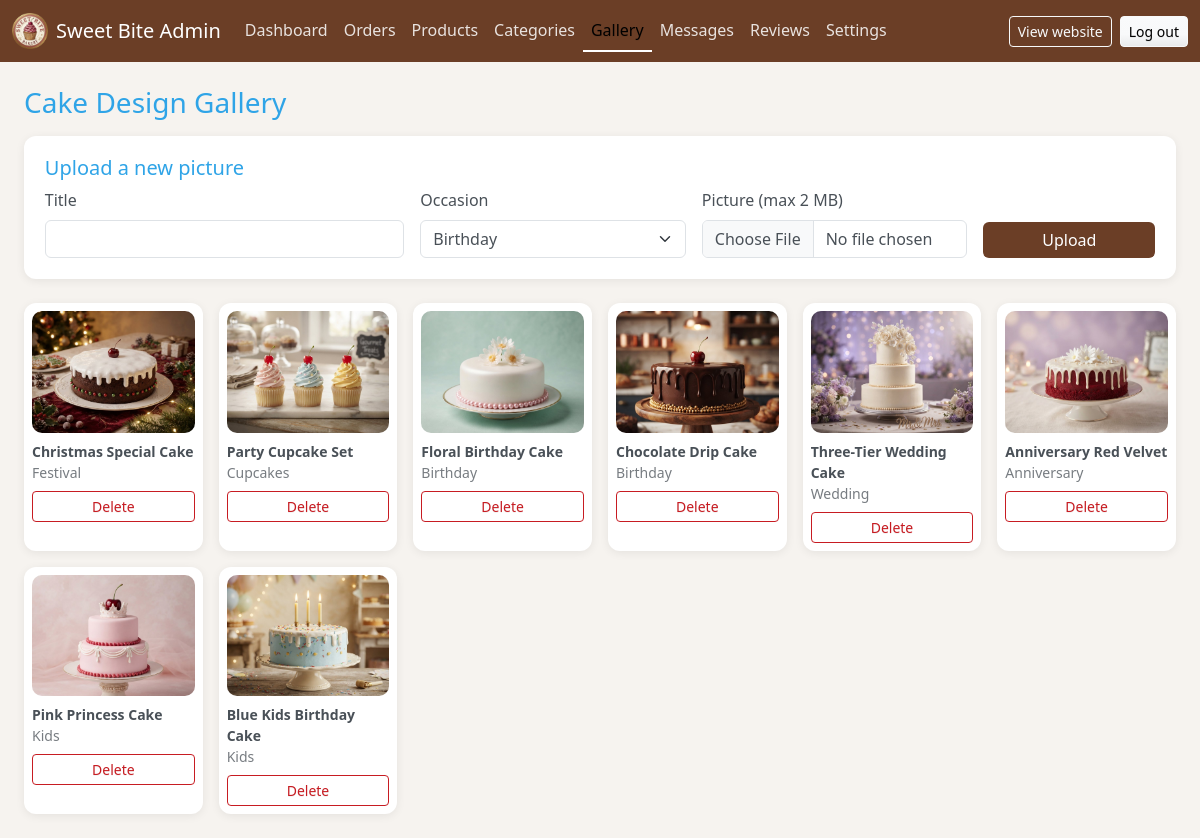
Screenshot of /admin/gallery.php (signed in) with the database file from the repository.
### tables this page shows
CREATE TABLE gallery (
    gallery_id INT AUTO_INCREMENT PRIMARY KEY,
    title      VARCHAR(120) NOT NULL,
    image      VARCHAR(255) NOT NULL,
    occasion   VARCHAR(40) NOT NULL,
    created_at DATETIME NOT NULL DEFAULT CURRENT_TIMESTAMP
);

### includes/functions.php (called while the page is built, shortened)
<?php
require_once __DIR__ . '/db.php';
function e($value): string
{
    return htmlspecialchars((string) $value, ENT_QUOTES, 'UTF-8');
}
function url(string $path = ''): string
{
    return BASE_URL . '/' . ltrim($path, '/');
}
function asset(string $path): string
{
    return url('assets/' . ltrim($path, '/'));
}
function image_url(string $folder, ?string $file): string
{
    if ($file && is_file(ROOT_PATH . '/assets/images/' . $folder . '/' . $file)) {
        return asset('images/' . $folder . '/' . $file);
    }
    return asset('images/logo.png');
}
    ?>

### includes/db.php (called while the page is built, shortened)
<?php
function db(): PDO
{
    static $pdo = null;
    if ($pdo === null) {
        try {
            $pdo = new PDO(DB_DSN, DB_USER, DB_PASS, [
                PDO::ATTR_ERRMODE            => PDO::ERRMODE_EXCEPTION,
                PDO::ATTR_DEFAULT_FETCH_MODE => PDO::FETCH_ASSOC,
                PDO::ATTR_EMULATE_PREPARES   => false,
            ]);
        } catch (PDOException $e) {
            http_response_code(500);
            exit('Could not connect to the database. Please start MySQL in XAMPP and import database/sweetbite_db.sql.');
        }
    }
    return $pdo;
}

### admin/gallery.php (the view, shortened to what this page needs)
<?php
$pictures = db()->query('SELECT * FROM gallery ORDER BY gallery_id DESC')->fetchAll();
include __DIR__ . '/includes/header.php';
?>
<form method="post" enctype="multipart/form-data" class="admin-card mb-4">
    <h2 class="h5">Upload a new picture</h2>
    <div class="row g-3 align-items-end">
        <div class="col-md-4">
            <label class="form-label" for="title">Title</label>
            <input type="text" id="title" name="title" class="form-control" required>
        </div>
        <div class="col-md-3">
            <label class="form-label" for="occasion">Occasion</label>
            <select id="occasion" name="occasion" class="form-select">
                <?php foreach (OCCASIONS as $o): ?><option><?= e($o) ?></option><?php endforeach; ?>
            </select>
        </div>
        <div class="col-md-3">
            <label class="form-label" for="image">Picture (max 2 MB)</label>
            <input type="file" id="image" name="image" class="form-control" accept="image/jpeg,image/png,image/webp" required>
        </div>
        <div class="col-md-2"><button class="btn btn-brand w-100">Upload</button></div>
    </div>
</form>
<div class="row row-cols-2 row-cols-md-4 row-cols-xl-6 g-3">
    <?php foreach ($pictures as $pic): ?>
        <div class="col">
            <div class="admin-card p-2 h-100">
                <img class="thumb-big mb-2" src="<?= e(image_url('gallery', $pic['image'])) ?>" alt="<?= e($pic['title']) ?>">
                <div class="small fw-bold"><?= e($pic['title']) ?></div>
                <div class="small text-muted mb-2"><?= e($pic['occasion']) ?></div>
                <form method="post" data-confirm="Delete this picture?">
                    <button class="btn btn-sm btn-outline-danger w-100">Delete</button>
                </form>
            </div>
        </div>
    <?php endforeach; ?>
</div>
<?php include __DIR__ . '/includes/footer.php'; ?>

### assets/css/admin.css (style rules this page uses)
:root { --brown: #6b3e26; --pink: #c2185b; }
body { background: #f6f3ef; font-family: "Segoe UI", Roboto, "Helvetica Neue", Arial, sans-serif; }
.admin-card { background: #fff; border-radius: 12px; padding: 1.3rem; box-shadow: 0 2px 10px rgba(0, 0, 0, .07); }
.thumb-big { max-width: 100%; border-radius: 10px; }
.btn-brand { background: var(--brown); color: #fff; border: 0; }

### rows the page displays
gallery: image (picture), title "Christmas Special Cake", occasion "Festival"
gallery: image (picture), title "Party Cupcake Set", occasion "Cupcakes"
gallery: image (picture), title "Floral Birthday Cake", occasion "Birthday"
gallery: image (picture), title "Chocolate Drip Cake", occasion "Birthday"
gallery: image (picture), title "Three-Tier Wedding Cake", occasion "Wedding"
gallery: image (picture), title "Anniversary Red Velvet", occasion "Anniversary"
gallery: image (picture), title "Pink Princess Cake", occasion "Kids"
gallery: image (picture), title "Blue Kids Birthday Cake", occasion "Kids"

### other values shown
$label "Dashboard"
$label "Orders"
$label "Products"
$label "Categories"
$label "Gallery"
$label "Messages"
$label "Reviews"
$label "Settings"
$adminTitle "Cake Design Gallery"
form field occasion "Birthday"
